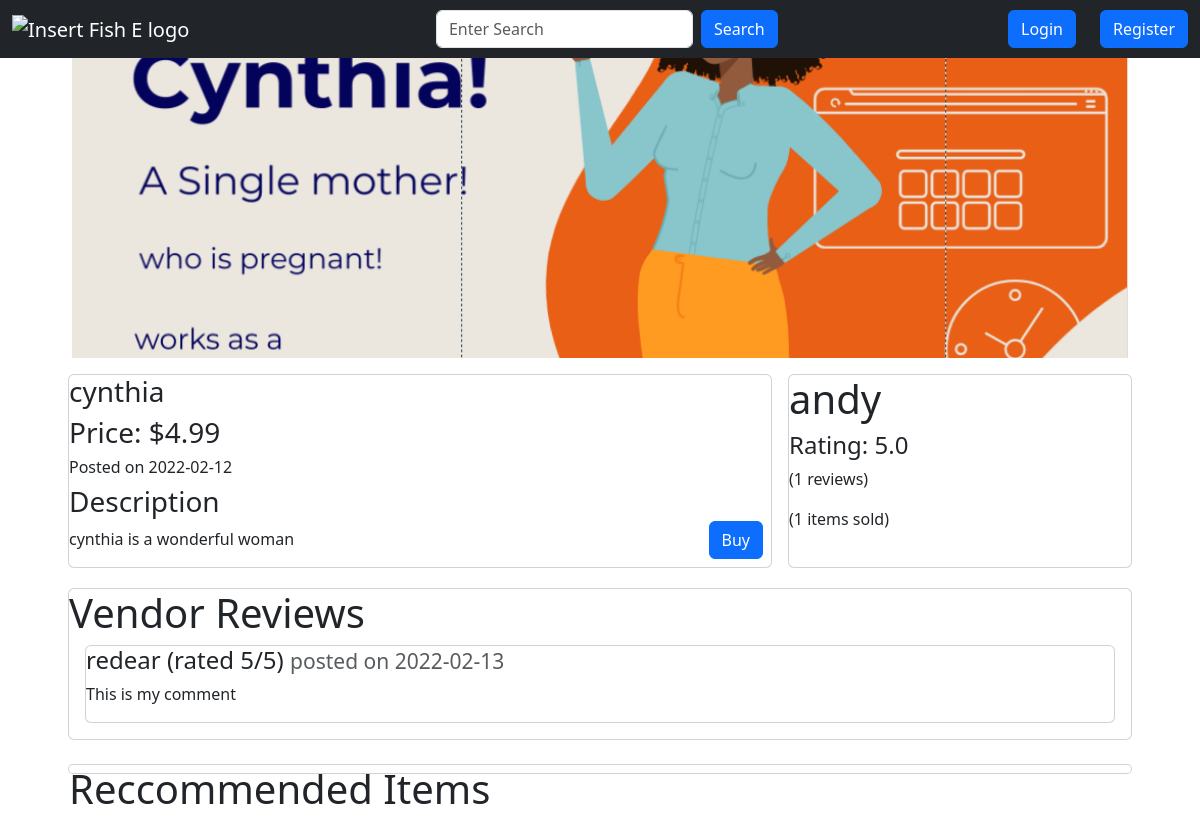
/item/1, run on an earlier commit of the app's database.
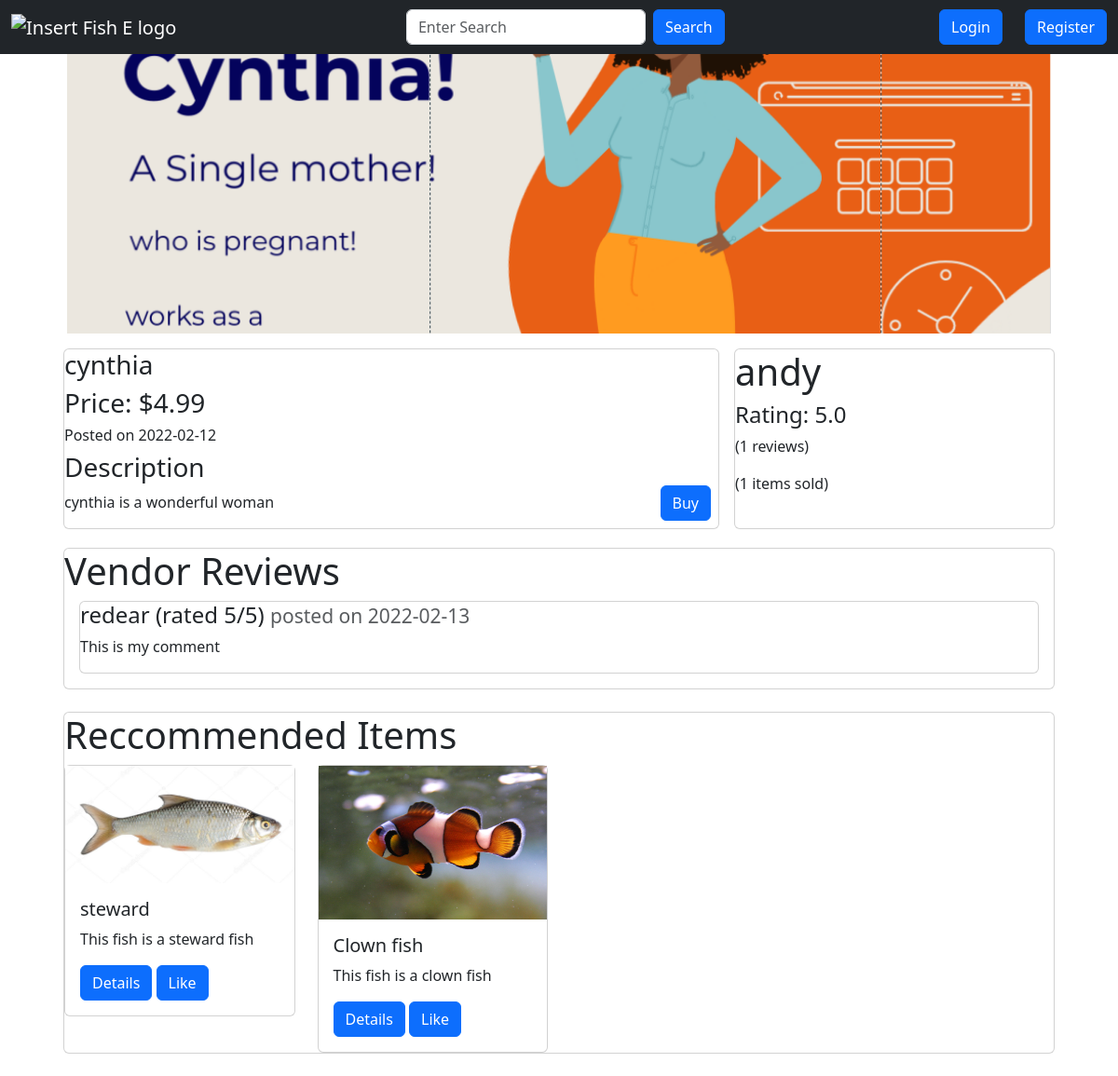
And on a later commit of the database.
### app.py (models this page shows, shortened)
class Item(db.Model):
    __searchable__ = ["name", "description"]
    id = db.Column(db.Integer, primary_key=True)
    user_id = db.Column(db.Integer, db.ForeignKey("user.id"), nullable=False)
    name = db.Column(db.String(100), nullable=False)
    description = db.Column(db.String(500), nullable=False)
    category = db.Column(db.String(20), nullable=True)
    base_price = db.Column(db.Float, nullable=False)
    image_file = db.Column(db.String(200), nullable=False, default="default.jpg")
    date_posted = db.Column(db.DateTime, nullable=False, default=datetime.utcnow)
    likes = db.relationship("ItemLike", backref="item", lazy=True)
    status = db.Column(
        db.String(10), nullable=False, default="available"
    )  # "available" or "sold"
    @property
    def price(self):
        return "{:.2f}".format(self.base_price)

class User(db.Model, UserMixin):
    id = db.Column(db.Integer, primary_key=True)
    username = db.Column(db.String(20), unique=True, nullable=False)
    email = db.Column(db.String(120), unique=True, nullable=False)
    description = db.Column(db.String(500), nullable=True)
    image_file = db.Column(db.String(20), nullable=False, default="default.jpg")
    password = db.Column(db.String(60), nullable=False)
    date_joined = db.Column(db.DateTime, nullable=False, default=datetime.utcnow)
    items = db.relationship("Item", backref="author", lazy=True)
    bought = db.relationship(
        "Transaction", foreign_keys="Transaction.user_id", backref="buyer", lazy=True
    )
    sold = db.relationship(
        "Transaction", foreign_keys="Transaction.vendor_id", backref="seller", lazy=True
    )
    reviews = db.relationship(
        "Review", foreign_keys="Review.user_id", backref="author", lazy=True
    )
    reviewed = db.relationship(
        "Review", foreign_keys="Review.recipient_id", backref="getter", lazy=True
    )
    liked = db.relationship(
        "ItemLike", foreign_keys="ItemLike.user_id", backref="user", lazy=True
    )
    @property
    def ratings(self):
        return len(self.reviewed)
    @property
    def rating(self):
        total = 0
        reviews = self.reviewed
        if reviews:
            for review in reviews:
                total += review.rating
            average = total / len(self.reviewed)
            return "{:.1f}".format(average)
        return "No reviews yet"

class Review(db.Model):
    id = db.Column(db.Integer, primary_key=True)
    transaction_id = db.Column(
        db.Integer, db.ForeignKey("transaction.id"), nullable=False
    )
    user_id = db.Column(db.Integer, db.ForeignKey("user.id"), nullable=False)
    recipient_id = db.Column(db.Integer, db.ForeignKey("user.id"), nullable=False)
    date_posted = db.Column(db.DateTime, nullable=False, default=datetime.utcnow)
    rating = db.Column(db.Integer, nullable=False)
    comment = db.Column(db.String(500), nullable=False)

### app.py (the view)
@app.route("/item/<int:item_id>")
def render_item(item_id):
    r_items = Item.query.filter_by(status="available").limit(4).all()
    form = SearchForm()
    item = Item.query.filter_by(id=item_id).first()
    vendor = User.query.filter_by(id=item.user_id).first()
    v_sold_count = len(vendor.sold)
    reviews = vendor.reviewed[:4]
    review_authors = [
        User.query.filter_by(id=review.user_id).first() for review in reviews
    ]
    reviews = list(zip(review_authors, reviews))
    if item:
        return render_template(
            "item.html",
            form=form,
            item=item,
            vendor=vendor,
            r_items=r_items,
            v_sold_count=v_sold_count,
            reviews=reviews,
        )

### app.py
class SearchForm(FlaskForm):
    search = StringField(
        validators=[DataRequired()], render_kw={"placeholder": "Enter Search"}
    )
    submit = SubmitField("Search")

### templates/item.html (shortened to what this page needs)
{% from 'macros/navbar.html' import navbar %}
{% from 'macros/reccommended_items.html' import reccommended_items %}
{% from 'macros/render_review.html' import render_review %}
{% extends 'base.html' %}
{% block content %}
{{ navbar(form, current_user) }}
<div class="container-fluid">
    <div class="row mb-3 mx-5">
        <div class="col-md-12">
            <img src="{{ url_for('static', filename='img/fish/' + item.image_file) }}" alt="insert image"
                style="object-fit: cover; width: 100%; height: 300px;">
        </div>
    </div>
    <div class="row g-3 mx-5">
        <div class="col-md-8">
            <div class="row">
                <div class="col">
                    <div class="card" style="height: 100%;">
                        <div class="row">
                            <div class="col">
                                <h3>{{ item.name }}</h3>
                            </div>
                        </div>
                        <div class="row">
                            <div class="col">
                                <h3>Price: ${{ item.price }}</h3>
                            </div>
                        </div>
                        <div class="row">
                            <div class="col">
                                <h6>Posted on {{ item.date_posted.date() }}</h3>
                            </div>
                        </div>
                        <div class="row">
                            <div class="col">
                                <h3>Description</h3>
                                <p>{{ item.description }}</p>
                            </div>
                            <div class="col">
                                <span style="position: absolute; bottom: 0; right: 0;">
                                    <a href="/buy/{{ item.id }}"><button class="btn btn-primary m-2">Buy</button></a>
                                </span>
                            </div>
                        </div>
                    </div>
                </div>
            </div>
        </div>
        <div class="col-md-4">
            <div class="card" style="height: 100%;">
                <h1>{{ vendor.username }}</h1>
                <h4>Rating: {{ vendor.rating }}</h4>
                <p>({{ vendor.ratings }} reviews)</p>
                <p>({{ v_sold_count }} items sold)</p>
            </div>
        </div>
    </div>
    <div class="row my-1 mx-5 g-3">
        <div class="col-md-12">
            <div class="card" style="height: 100%;">
                <h1>Vendor Reviews</h1>
                {% if reviews %}
                {% for review in reviews %}
                {{ render_review(review) }}
                {% endfor %}
                {% else %}
                <p>No reviews yet</p>
                {% endif %}
            </div>
        </div>
    </div>
    <div class="row my-3 mx-5">
        <div class="col-md-12 p-2">
            <div class="card">
                {{ reccommended_items(r_items, current_user) }}
            </div>
        </div>
    </div>
</div>
{% endblock content %}

### templates/macros/navbar.html (shortened to what this page needs)
{% macro navbar(form, current_user) %}
<nav class="navbar navbar-expand-lg navbar-dark bg-dark">
    <div class="container-fluid">
        <a class="navbar-brand" href="/home"><img src="" alt="Insert Fish E logo"></a>
        <form class="d-flex" action="/search" method="get">
            {{ form.search(class_="form-control me-2") }}
            {{ form.submit(class_="btn btn-primary") }}
        </form>
        <div class="d-flex row">
            {% if current_user.is_authenticated %}
            <div class="col">
                <a href="/myitems"><button class="btn btn-primary">Items</button></a>
            </div>
            <div class="col">
                <a href="/likes"><button class="btn btn-primary">Likes</button></a>
            </div>
            <div class="col">
                <a href="/chats"><button class="btn btn-primary">Chats</button></a>
            </div>
            <div class="col">
                <a href="/logout"><button class="btn btn-primary">Logout</button></a>
            </div>
            <div class="col">
                <a href="/profile/{{ current_user.id }}"><img
                        src="{{ url_for('static', filename='img/profile/' + current_user.image_file) }}" alt="pfp"
                        class="rounded-circle" width="38px"></a>
            </div>
            {% else %}
            <div class="col">
                <a href="/login"><button class="btn btn-primary">Login</button></a>
            </div>
            <div class="col">
                <a href="/register"><button class="btn btn-primary">Register</button></a>
            </div>
            {% endif %}
        </div>
    </div>
</nav>
{% endmacro %}

### templates/macros/reccommended_items.html
{% from 'macros/item_card.html' import item_card %}
{% macro reccommended_items(items, current_user) %}
<div class="row">
    <div class="col">
        <div class="row">
            <div class="col">
                <h1>Reccommended Items</h1>
            </div>
        </div>
        <div class="row gy-5">
            {% for item in items %}
            <div class="col-md-3">
                {{ item_card(item, current_user) }}
            </div>
            {% endfor %}
        </div>
    </div>
</div>
{% endmacro %}

### templates/macros/render_review.html
{% macro render_review(review) %}
<div class="card mb-3 mx-3">
    <h4>{{ review[0].username }} (rated {{ review[1].rating }}/5) <small class="text-muted">posted on {{
            review[1].date_posted.date() }}</small>
    </h4>
    <p>{{ review[1].comment }}</p>
</div>
{% endmacro %}

### templates/base.html (shortened to what this page needs)
<!doctype html>
<html lang="en">
<head>
    {% block head %}
    {% block styles %}
    {{ bootstrap.load_css() }}
    <link rel="stylesheet" href="{{ url_for('static', filename='style.css') }}">
    {% endblock %}
    {% endblock %}
</head>
<body>
    {% block content %}{% endblock %}
</body>
</html>

### templates/macros/item_card.html
{% macro item_card(item, current_user) %}
<div class="card">
    <img src="{{ url_for('static', filename='img/fish/' + item.image_file) }}" alt="insert image"
        style="display: block; max-width: 100%; height: auto;">
    <div class="card-body">
        {% if item.status == "bought" %}
        <h5 class="card-title">{{ item.name }} <small>(bought)</small></h5>
        {% else %}
        <h5 class="card-title">{{ item.name }}</h5>
        {% endif %}
        <p class="card-text">{{ item.description }}</p>
        <a href="/item/{{ item.id }}" class="btn btn-primary">Details</a>
        {% if current_user.is_authenticated %}
        {% if not current_user.has_liked_item(item) %}
        <a href="{{ url_for('like_action', item_id=item.id, action='like') }}" class="btn btn-primary">Like</a>
        {% else %}
        <a href="{{ url_for('like_action', item_id=item.id, action='unlike') }}" class="btn btn-primary">Unlike</a>
        {% endif %}
        {% else %}
        <a href="{{ url_for('like_action', item_id=item.id, action='like') }}" class="btn btn-primary">Like</a>
        {% endif %}
    </div>
</div>
{% endmacro %}

What changed in the data, as far as the page shows it:
added Item: image_file (picture), name "steward", description "This fish is a steward fish"
added Item: image_file (picture), name "Clown fish", description "This fish is a clown fish"
